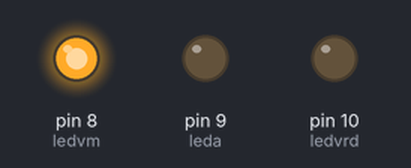
A sketch run on a simulated Arduino Uno, built with avr-gcc and run on an emulated ATmega328P. Shown: output pins drawn as LEDs (lit = HIGH).

Above: at 3.5 s.
At 11.5 s:
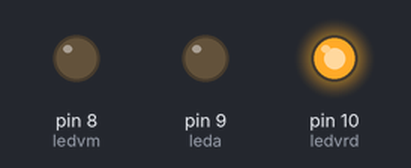
At 17.0 s:
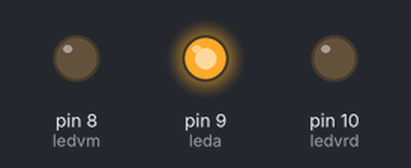
Timing chart, 0 to 23.4 s (numbered marks = the images above):
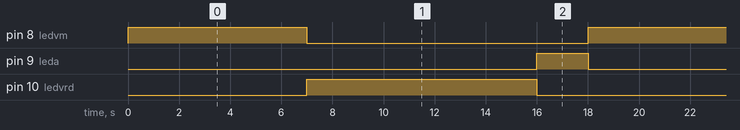

The sketch:

Semaforo.ino
```cpp
#define ledvm 8
#define leda 9
#define ledvrd 10

void setup() {
  pinMode(ledvm,OUTPUT);
  pinMode(leda,OUTPUT);
  pinMode(ledvrd,OUTPUT);

}
void vermelho(int tm){
  digitalWrite(ledvm,HIGH);
  digitalWrite(leda,LOW);
  digitalWrite(ledvrd,LOW);
  delay(tm*1000);
  }
  void verde(int tm){
  digitalWrite(ledvm,LOW);
  digitalWrite(leda,LOW);
  digitalWrite(ledvrd,HIGH);
  delay(tm*1000);
  }
  void amarelo(int tm){
  digitalWrite(ledvm,LOW);
  digitalWrite(leda,HIGH);
  digitalWrite(ledvrd,LOW);
  delay(tm*1000);
  }

void loop() {
  vermelho(7);
  verde(9);
  amarelo(2);
}
```

Measured:
- by itself, pin 8 (ledvm): alternates HIGH for 7.0 s and LOW for 11.0 s
- by itself, pin 9 (leda): alternates HIGH for 2.0 s and LOW for 16.0 s
- by itself, pin 10 (ledvrd): alternates HIGH for 9.0 s and LOW for 9.0 s
